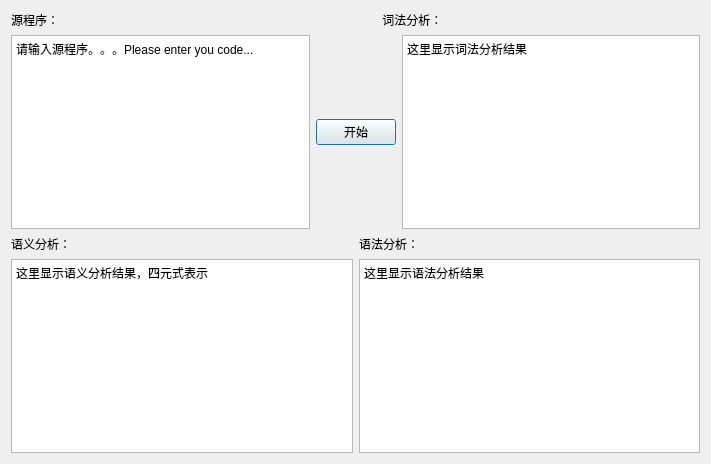
<?xml version="1.0" encoding="UTF-8"?>
<ui version="4.0">
 <class>Dialog</class>
 <widget class="QDialog" name="Dialog">
  <property name="geometry">
   <rect>
    <x>0</x>
    <y>0</y>
    <width>711</width>
    <height>464</height>
   </rect>
  </property>
  <property name="windowTitle">
   <string>Dialog</string>
  </property>
  <layout class="QHBoxLayout" name="horizontalLayout_5">
   <item>
    <layout class="QVBoxLayout" name="verticalLayout_2">
     <property name="sizeConstraint">
      <enum>QLayout::SetFixedSize</enum>
     </property>
     <item>
      <layout class="QHBoxLayout" name="horizontalLayout_4">
       <item>
        <widget class="QLabel" name="label">
         <property name="text">
          <string>源程序：</string>
         </property>
        </widget>
       </item>
       <item>
        <widget class="QLabel" name="label_2">
         <property name="text">
          <string>       词法分析：</string>
         </property>
        </widget>
       </item>
      </layout>
     </item>
     <item>
      <layout class="QVBoxLayout" name="verticalLayout">
       <item>
        <layout class="QHBoxLayout" name="horizontalLayout">
         <item>
          <widget class="QTextEdit" name="textEdit">
           <property name="html">
            <string>&lt;!DOCTYPE HTML PUBLIC &quot;-//W3C//DTD HTML 4.0//EN&quot; &quot;http://www.w3.org/TR/REC-html40/strict.dtd&quot;&gt;
&lt;html&gt;&lt;head&gt;&lt;meta name=&quot;qrichtext&quot; content=&quot;1&quot; /&gt;&lt;style type=&quot;text/css&quot;&gt;
p, li { white-space: pre-wrap; }
&lt;/style&gt;&lt;/head&gt;&lt;body style=&quot; font-family:'SimSun'; font-size:9pt; font-weight:400; font-style:normal;&quot;&gt;
&lt;p style=&quot; margin-top:0px; margin-bottom:0px; margin-left:0px; margin-right:0px; -qt-block-indent:0; text-indent:0px;&quot;&gt;请输入源程序。。。Please enter you code...&lt;/p&gt;&lt;/body&gt;&lt;/html&gt;</string>
           </property>
          </widget>
         </item>
         <item>
          <widget class="QPushButton" name="pushButton">
           <property name="text">
            <string>开始</string>
           </property>
          </widget>
         </item>
         <item>
          <widget class="QTextBrowser" name="textBrowser">
           <property name="html">
            <string>&lt;!DOCTYPE HTML PUBLIC &quot;-//W3C//DTD HTML 4.0//EN&quot; &quot;http://www.w3.org/TR/REC-html40/strict.dtd&quot;&gt;
&lt;html&gt;&lt;head&gt;&lt;meta name=&quot;qrichtext&quot; content=&quot;1&quot; /&gt;&lt;style type=&quot;text/css&quot;&gt;
p, li { white-space: pre-wrap; }
&lt;/style&gt;&lt;/head&gt;&lt;body style=&quot; font-family:'SimSun'; font-size:9pt; font-weight:400; font-style:normal;&quot;&gt;
&lt;p style=&quot; margin-top:0px; margin-bottom:0px; margin-left:0px; margin-right:0px; -qt-block-indent:0; text-indent:0px;&quot;&gt;这里显示词法分析结果&lt;/p&gt;&lt;/body&gt;&lt;/html&gt;</string>
           </property>
          </widget>
         </item>
        </layout>
       </item>
       <item>
        <layout class="QHBoxLayout" name="horizontalLayout_3">
         <item>
          <widget class="QLabel" name="label_4">
           <property name="text">
            <string>语义分析：</string>
           </property>
          </widget>
         </item>
         <item>
          <widget class="QLabel" name="label_3">
           <property name="text">
            <string>语法分析：</string>
           </property>
          </widget>
         </item>
        </layout>
       </item>
       <item>
        <layout class="QHBoxLayout" name="horizontalLayout_2">
         <item>
          <widget class="QTextBrowser" name="textBrowser_2">
           <property name="html">
            <string>&lt;!DOCTYPE HTML PUBLIC &quot;-//W3C//DTD HTML 4.0//EN&quot; &quot;http://www.w3.org/TR/REC-html40/strict.dtd&quot;&gt;
&lt;html&gt;&lt;head&gt;&lt;meta name=&quot;qrichtext&quot; content=&quot;1&quot; /&gt;&lt;style type=&quot;text/css&quot;&gt;
p, li { white-space: pre-wrap; }
&lt;/style&gt;&lt;/head&gt;&lt;body style=&quot; font-family:'SimSun'; font-size:9pt; font-weight:400; font-style:normal;&quot;&gt;
&lt;p style=&quot; margin-top:0px; margin-bottom:0px; margin-left:0px; margin-right:0px; -qt-block-indent:0; text-indent:0px;&quot;&gt;这里显示语义分析结果，四元式表示&lt;/p&gt;&lt;/body&gt;&lt;/html&gt;</string>
           </property>
          </widget>
         </item>
         <item>
          <widget class="QTextBrowser" name="textBrowser_3">
           <property name="html">
            <string>&lt;!DOCTYPE HTML PUBLIC &quot;-//W3C//DTD HTML 4.0//EN&quot; &quot;http://www.w3.org/TR/REC-html40/strict.dtd&quot;&gt;
&lt;html&gt;&lt;head&gt;&lt;meta name=&quot;qrichtext&quot; content=&quot;1&quot; /&gt;&lt;style type=&quot;text/css&quot;&gt;
p, li { white-space: pre-wrap; }
&lt;/style&gt;&lt;/head&gt;&lt;body style=&quot; font-family:'SimSun'; font-size:9pt; font-weight:400; font-style:normal;&quot;&gt;
&lt;p style=&quot; margin-top:0px; margin-bottom:0px; margin-left:0px; margin-right:0px; -qt-block-indent:0; text-indent:0px;&quot;&gt;这里显示语法分析结果&lt;/p&gt;&lt;/body&gt;&lt;/html&gt;</string>
           </property>
          </widget>
         </item>
        </layout>
       </item>
      </layout>
     </item>
    </layout>
   </item>
  </layout>
 </widget>
 <layoutdefault spacing="6" margin="11"/>
 <resources/>
 <connections/>
</ui>
